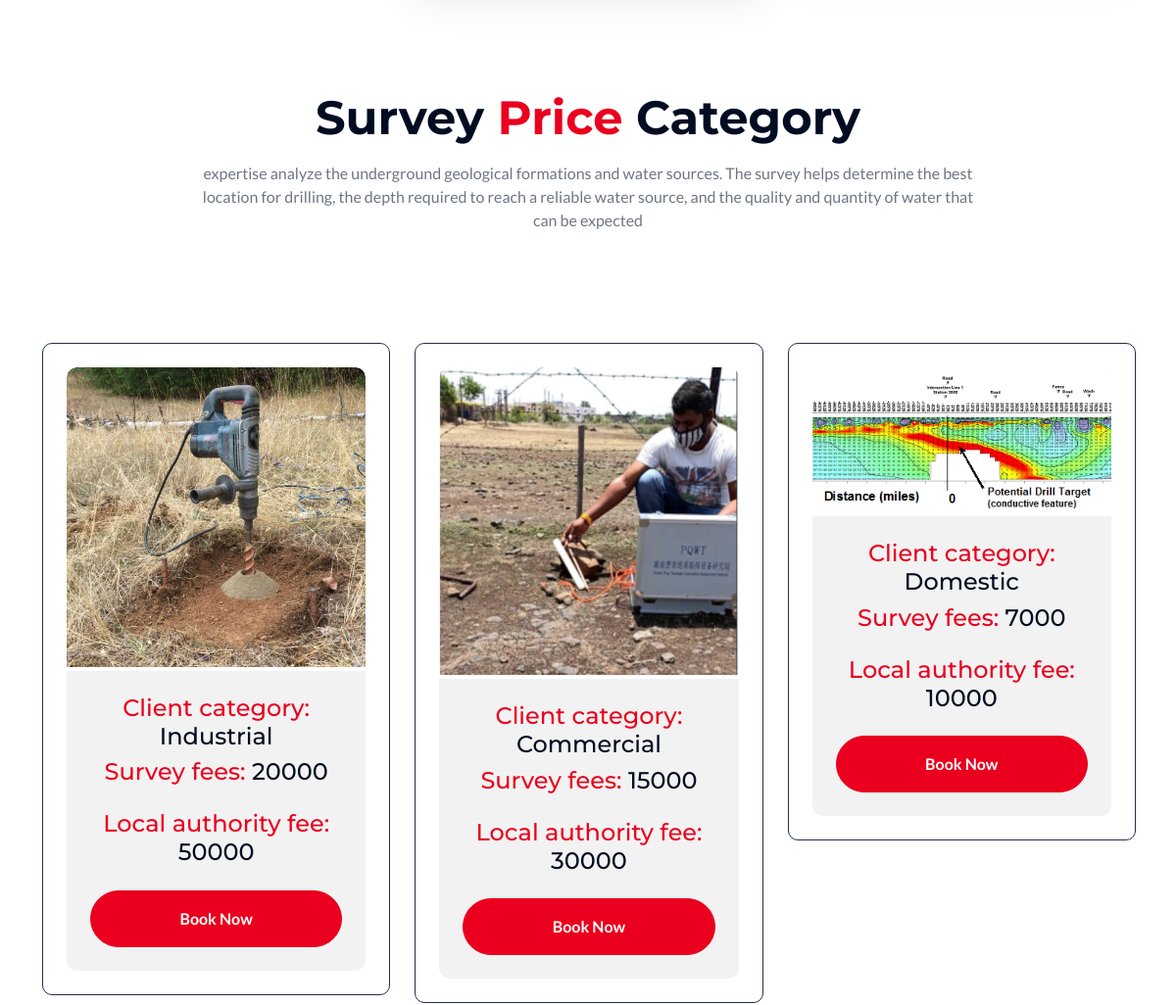
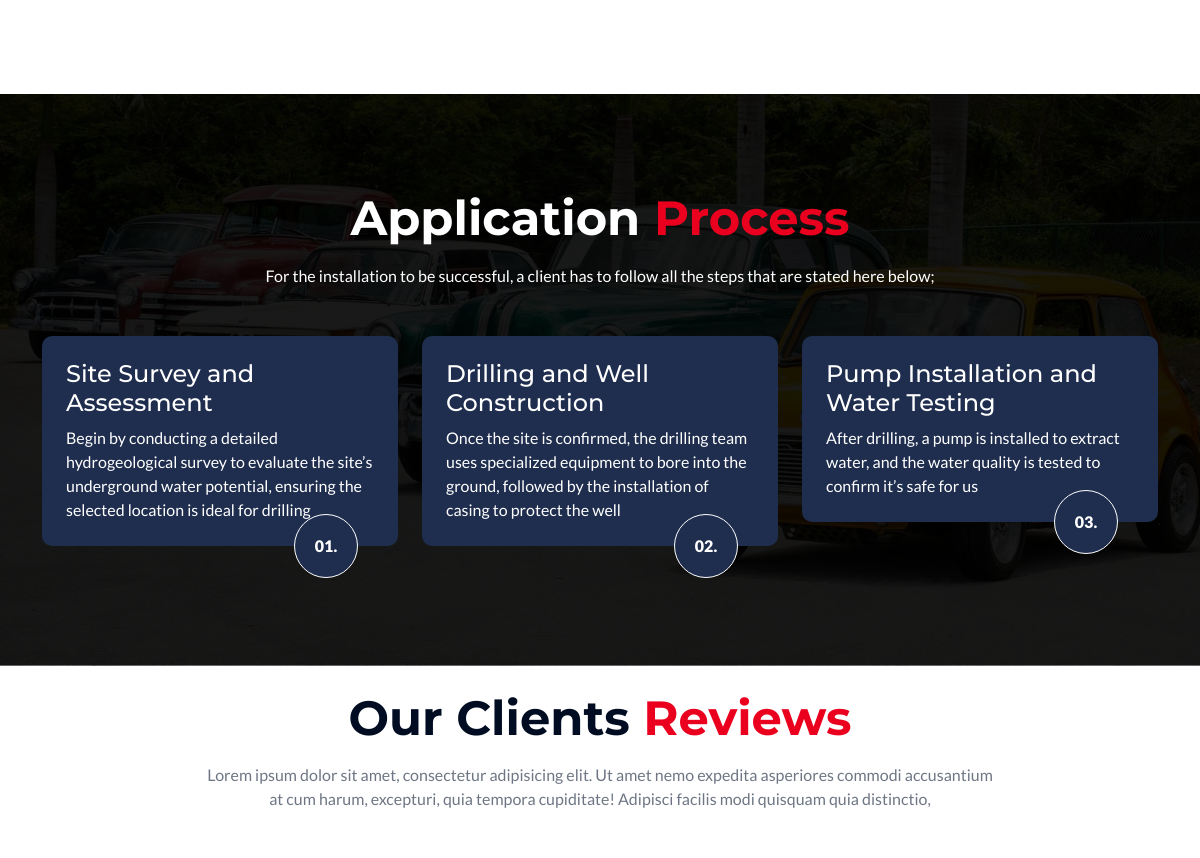
/ (middle part), run on an earlier commit of the app's database (2 pictures, top to bottom).
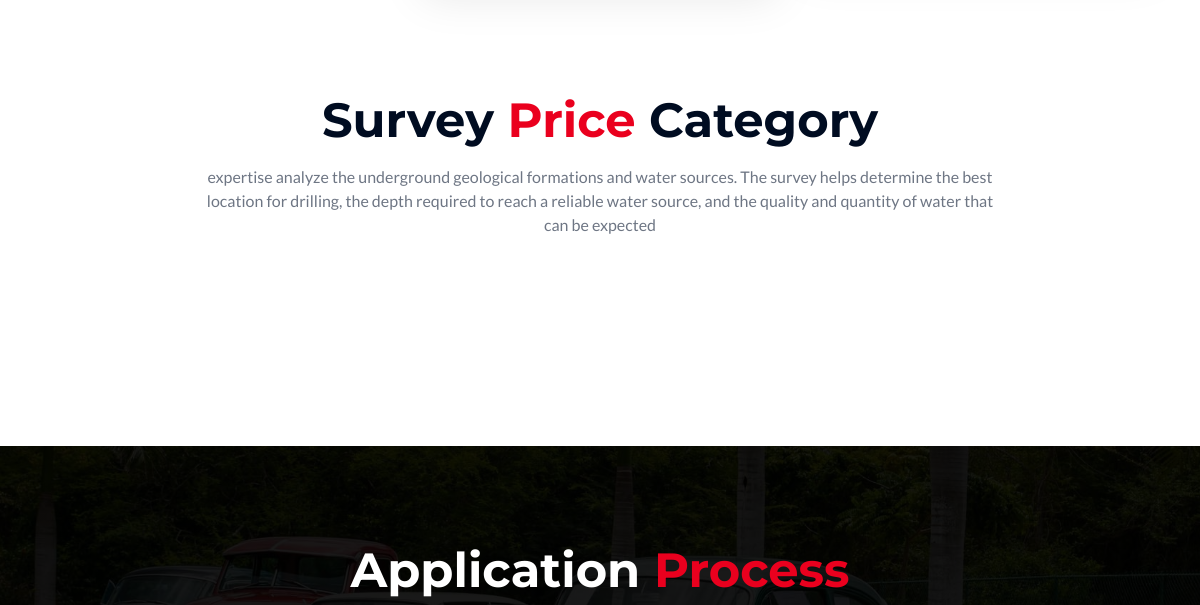
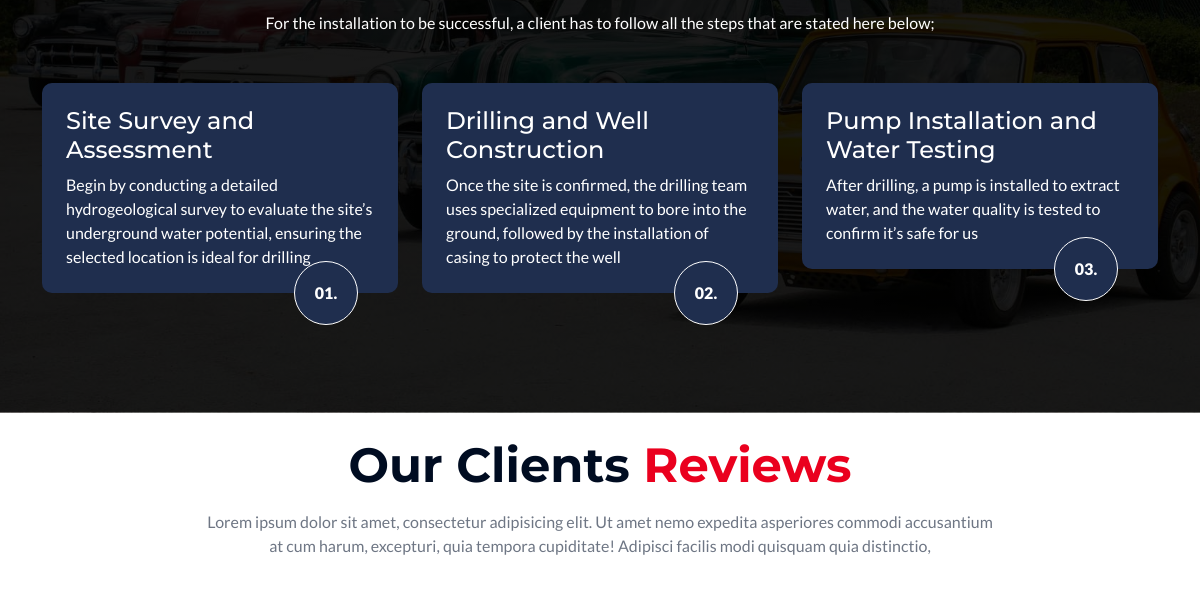
And on a later commit of the database (2 pictures, top to bottom).
### admins/models.py (models this page shows, shortened)
class survey(models.Model):
    client_choices = [
        ('Industrial', 'Industrial'),
        ('Commercial', 'Commercial'),
        ('Domestic', 'Domestic')
    ]
    client_category = models.CharField(max_length=20, null=False, blank=False, choices=client_choices)
    survey_fees = models.PositiveIntegerField(null=False, blank=False)
    local_authority_fees = models.PositiveIntegerField(null=False, blank=False)
    survey_photo = models.ImageField(upload_to="uploads/survey", default="uploads/survey/photo.jpg")

### welcome/views.py (the view)
# urls.py: path('', views.index),
def index(request):
    price1 = survey.objects.all()
    return render(request, 'index.html', {'navbar': 'index', 'price1': price1})

### welcome/templates/index.html (shortened to what this page needs)
{% load static %}
<!DOCTYPE html>
<html lang="en">
    <head>
        <link rel="stylesheet" href="https://use.fontawesome.com/releases/v5.15.4/css/all.css"/>
        <link href="https://cdn.jsdelivr.net/npm/bootstrap-icons@1.4.1/font/bootstrap-icons.css" rel="stylesheet">
        <link href="{% static 'lib/animate/animate.min.css' %}" rel="stylesheet">
        <link href="{% static 'lib/owlcarousel/assets/owl.carousel.min.css' %}" rel="stylesheet">
        <link href="{% static 'css/bootstrap.min.css' %}" rel="stylesheet">
        <link href="{% static 'css/style.css' %}" rel="stylesheet">
    </head>
    <body>
        <div class="container-fluid service py-5">
            <div class="container py-5">
            </div>
        </div>
        <div class="container-fluid categories pb-5">
            <div class="container pb-5">
                <div class="text-center mx-auto pb-5 wow fadeInUp" data-wow-delay="0.1s" style="max-width: 800px;">
                    <h1 class="display-5 text-capitalize mb-3">Survey <span class="text-primary">Price</span> Category</h1>
                    <p class="mb-0">expertise analyze the underground geological formations and water sources. The
                        survey helps determine the best location for drilling, the depth required to reach a reliable
                        water source, and the quality and quantity of water that can be expected
                    </p>
                </div>
                <div class="categories-carousel owl-carousel wow fadeInUp" data-wow-delay="0.1s">{% for p1 in price1 %}
                    <div class="categories-item p-4">
                        <div class="categories-item-inner">
                            <div class="categories-img rounded-top">
                                <img src="/media/{{ p1.survey_photo }}" class="img-fluid w-100 rounded-top" alt="">
                            </div>
                            <div class="categories-content rounded-bottom p-4">
                                <h4><span class="text-primary">Client category: </span>{{ p1.client_category }}</h4>
                                <div class="mb-4">
                                    <h4><span class="text-primary">Survey fees: </span>{{ p1.survey_fees }}</h4>
                                </div>
                                <div class="mb-4">
                                    <h4><span class="text-primary">Local authority fee: </span>{{ p1.local_authority_fees }}</h4>
                                </div>
                                <a href="#" class="btn btn-primary rounded-pill d-flex justify-content-center py-3">Book Now</a>
                            </div>
                        </div>
                    </div>{% endfor %}
                </div>
            </div>
        </div>
        <div class="container-fluid steps py-5">
            <div class="container py-5">
                <div class="text-center mx-auto pb-5 wow fadeInUp" data-wow-delay="0.1s" style="max-width: 800px;">
                    <h1 class="display-5 text-capitalize text-white mb-3">Application <span class="text-primary"> Process</span></h1>
                    <p class="mb-0 text-white">For the installation to be successful, a client has to follow all the
                        steps that are stated here below;
                    </p>
                </div>
                <div class="row g-4">
                    <div class="col-lg-4 wow fadeInUp" data-wow-delay="0.1s">
                        <div class="steps-item p-4 mb-4">
                            <h4>Site Survey and Assessment</h4>
                            <p class="mb-0">
                                Begin by conducting a detailed hydrogeological survey to evaluate the site’s
                                underground water potential, ensuring the selected location is ideal for drilling
                            </p>
                            <div class="setps-number">01.</div>
                        </div>
                    </div>
                    <div class="col-lg-4 wow fadeInUp" data-wow-delay="0.3s">
                        <div class="steps-item p-4 mb-4">
                            <h4>Drilling and Well Construction</h4>
                            <p class="mb-0">
                                Once the site is confirmed, the drilling team uses specialized equipment to bore into
                                the ground, followed by the installation of casing to protect the well
                            </p>
                            <div class="setps-number">02.</div>
                        </div>
                    </div>
                    <div class="col-lg-4 wow fadeInUp" data-wow-delay="0.5s">
                        <div class="steps-item p-4 mb-4">
                            <h4>Pump Installation and Water Testing</h4>
                            <p class="mb-0">After drilling, a pump is installed to extract water, and the water
                                quality is tested to confirm it’s safe for us
                            </p>
                            <div class="setps-number">03.</div>
                        </div>
                    </div>
                </div>
            </div>
        </div>
        <br>
        <div class="container-fluid testimonial pb-5">
            <div class="container pb-5">
                <div class="text-center mx-auto pb-5 wow fadeInUp" data-wow-delay="0.1s" style="max-width: 800px;">
                    <h1 class="display-5 text-capitalize mb-3">Our Clients<span class="text-primary"> Reviews</span></h1>
                    <p class="mb-0">Lorem ipsum dolor sit amet, consectetur adipisicing elit. Ut amet nemo expedita asperiores commodi accusantium at cum harum, excepturi, quia tempora cupiditate! Adipisci facilis modi quisquam quia distinctio,
                    </p>
                </div>
            </div>
        </div>
    </body>
</html>

### welcome/static/css/style.css (style rules this page uses)
.steps { background: linear-gradient(rgba(0, 0, 0, 0.9), rgba(0, 0, 0, 0.9)), url(../img/bg-1.jpg); background-position: center center; background-repeat: no-repeat; background-size: cover; }
.steps .steps-item { position: relative; background: var(--bs-secondary); border-radius: 10px; }
.steps .steps-item h4, .steps .steps-item p { color: var(--bs-white); }
.steps .steps-item .setps-number { position: absolute; width: 64px; height: 64px; bottom: 0; right: 40px; font-weight: 900; border: 1px solid var(--bs-white); border-radius: 64px; transform: translateY(50%); color: var(--bs-white); background: var(--bs-secondary); display: flex; align-items: center; justify-content: center; }

What changed in the data, as far as the page shows it:
removed survey: survey_photo (picture), client_category "Industrial", survey_fees "20000", local_authority_fees "50000"
removed survey: survey_photo (picture), client_category "Commercial", survey_fees "15000", local_authority_fees "30000"
removed survey: survey_photo (picture), client_category "Domestic", survey_fees "7000", local_authority_fees "10000"
